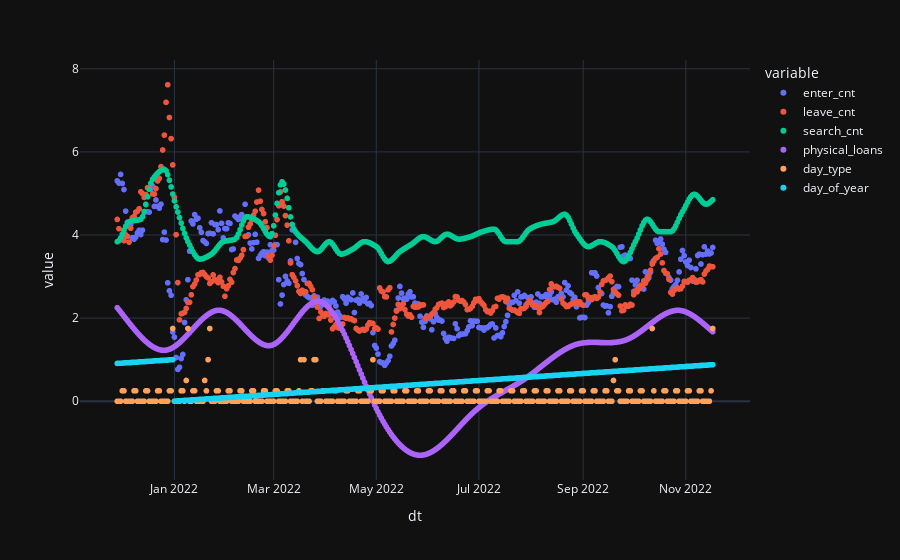

The cell this chart's notebook holds for it:
### Code cell
data_norm = enter_norm.merge(leave_norm, on='dt')
data_norm = data_norm.merge(search_norm, on='dt')
data_norm = data_norm.merge(secondary_data_norm, on='dt')
data_norm = data_norm.merge(day_data, on='dt')
data_norm = data_norm.dropna()
px.scatter(data_norm)

### Figure 1 — Plotly figure (JSON) as saved in the notebook; plotly's stock layout.template omitted (floating-point values rounded to 4 significant figures; data arrays with more than 128 entries replaced by an {"elided": "..."} marker saying what was removed)
{"data": [{"hovertemplate": "variable=enter_cnt<br>dt=%{x}<br>value=%{y}<extra></extra>", "legendgroup": "enter_cnt", "marker": {"color": "#636efa", "symbol": "circle"}, "mode": "markers", "name": "enter_cnt", "showlegend": true, "x": {"elided": "355 str values"}, "xaxis": "x", "y": {"elided": "355 float values"}, "yaxis": "y", "type": "scattergl"}, {"hovertemplate": "variable=leave_cnt<br>dt=%{x}<br>value=%{y}<extra></extra>", "legendgroup": "leave_cnt", "marker": {"color": "#EF553B", "symbol": "circle"}, "mode": "markers", "name": "leave_cnt", "showlegend": true, "x": {"elided": "355 str values"}, "xaxis": "x", "y": {"elided": "355 float values"}, "yaxis": "y", "type": "scattergl"}, {"hovertemplate": "variable=search_cnt<br>dt=%{x}<br>value=%{y}<extra></extra>", "legendgroup": "search_cnt", "marker": {"color": "#00cc96", "symbol": "circle"}, "mode": "markers", "name": "search_cnt", "showlegend": true, "x": {"elided": "355 str values"}, "xaxis": "x", "y": {"elided": "355 float values"}, "yaxis": "y", "type": "scattergl"}, {"hovertemplate": "variable=physical_loans<br>dt=%{x}<br>value=%{y}<extra></extra>", "legendgroup": "physical_loans", "marker": {"color": "#ab63fa", "symbol": "circle"}, "mode": "markers", "name": "physical_loans", "showlegend": true, "x": {"elided": "355 str values"}, "xaxis": "x", "y": {"elided": "355 float values"}, "yaxis": "y", "type": "scattergl"}, {"hovertemplate": "variable=day_type<br>dt=%{x}<br>value=%{y}<extra></extra>", "legendgroup": "day_type", "marker": {"color": "#FFA15A", "symbol": "circle"}, "mode": "markers", "name": "day_type", "showlegend": true, "x": {"elided": "355 str values"}, "xaxis": "x", "y": {"elided": "355 float values"}, "yaxis": "y", "type": "scattergl"}, {"hovertemplate": "variable=day_of_year<br>dt=%{x}<br>value=%{y}<extra></extra>", "legendgroup": "day_of_year", "marker": {"color": "#19d3f3", "symbol": "circle"}, "mode": "markers", "name": "day_of_year", "showlegend": true, "x": {"elided": "355 str values"}, "xaxis": "x", "y": {"elided": "355 float values"}, "yaxis": "y", "type": "scattergl"}], "layout": {"xaxis": {"anchor": "y", "domain": [0.0, 1.0], "title": {"text": "dt"}}, "yaxis": {"anchor": "x", "domain": [0.0, 1.0], "title": {"text": "value"}}, "legend": {"title": {"text": "variable"}, "tracegroupgap": 0}, "margin": {"t": 60}}}
